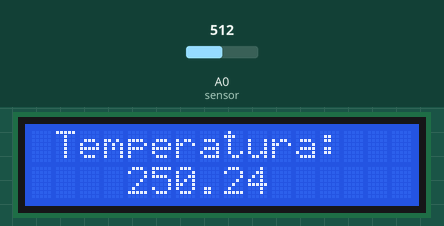
This sketch was run on a simulated Arduino Uno, built with avr-gcc and run on an emulated ATmega328P. Shown: 16×2 character LCD. Inputs (shaded band) come from the test bench; at power-on: A0 (sensor) = 512.

Above: at 1.2 s.
1.3 s: A0 (sensor) set to 716
At 2.5 s:
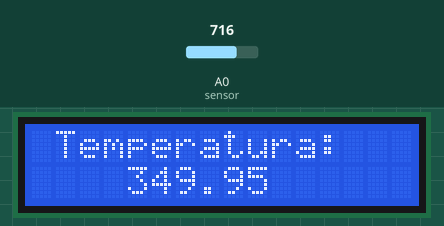
2.8 s: A0 (sensor) set to 900
At 3.6 s:
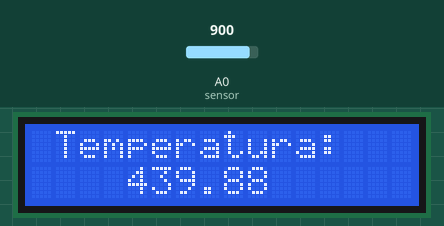
4.3 s: A0 (sensor) set to 1023
At 4.9 s:
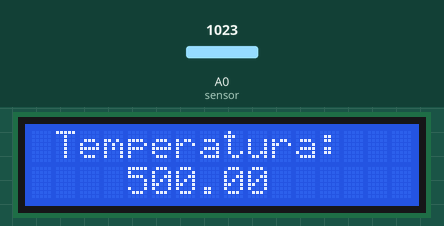
Timing chart, 0 to 7.3 s (numbered marks = the images above; inputs shaded):
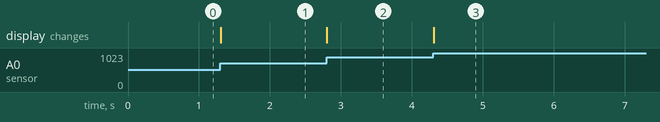

The sketch:

display_lcd.ino
```cpp
#include<LiquidCrystal.h>
const int sensor = A0;
float temperaturaC = 0;
LiquidCrystal lcd(12, 11, 5, 4, 3, 2);
void setup()
{
 pinMode(A0, INPUT);
 lcd.begin(16, 2);
}

void loop()
{
  float vsensor = analogRead(sensor);

  float tensao = (vsensor*(5.0/1023.0));

  temperaturaC = (tensao*100);

  Serial.print("Valor do sensor: ");
  Serial. print(vsensor);

  lcd.setCursor(1,0);
  lcd.print("Temperatura:");
  lcd.setCursor(4,1);
  lcd.print(temperaturaC);
  }
```

Measured:
- after the input at 1.3 s, the display: changes at once (image 1)
- after the input at 2.8 s, the display: changes at once (image 2)
- after the input at 4.3 s, the display: changes at once (image 3)
